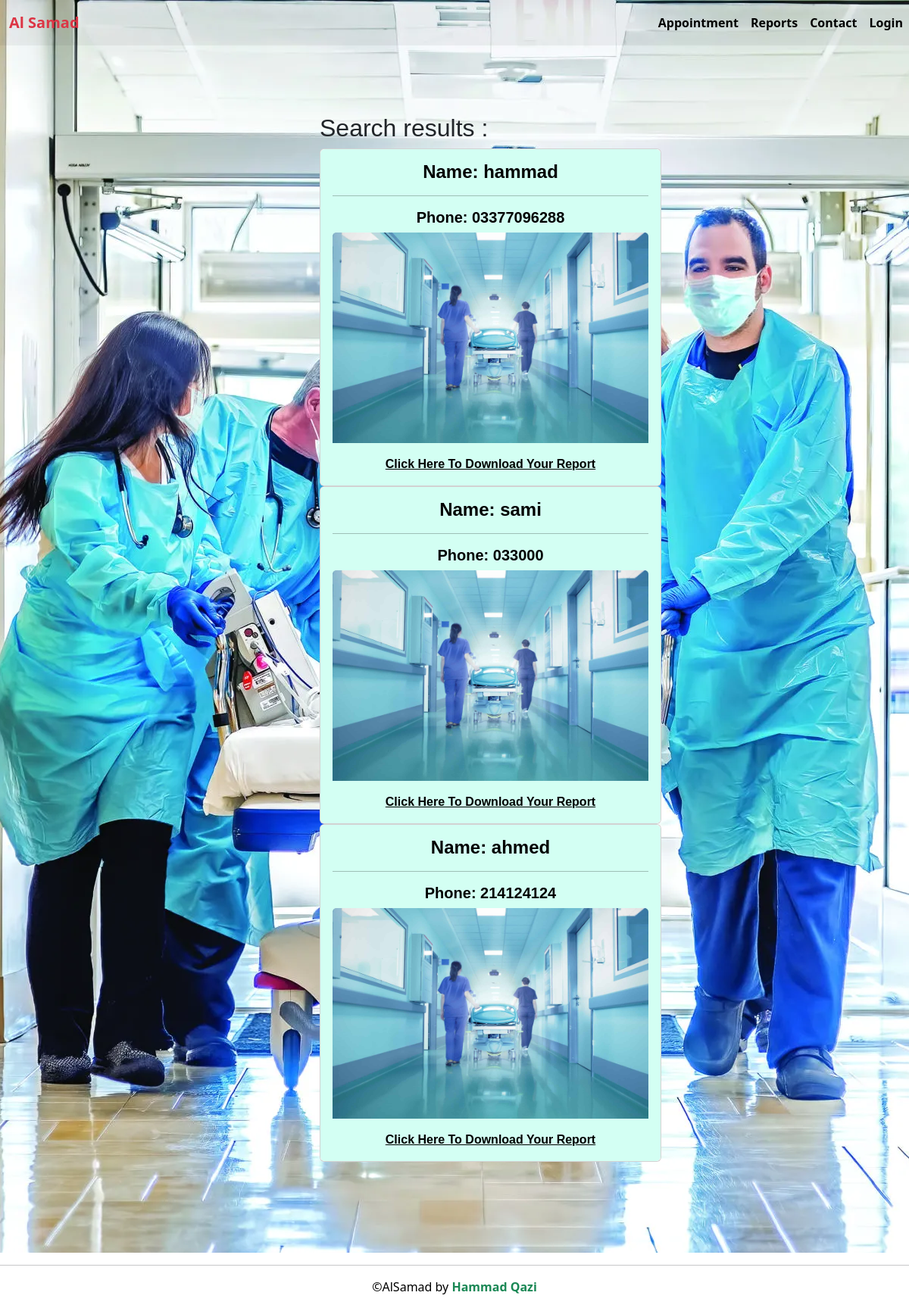
/search_results, run on the app's committed database.
### doctor/models.py (models this page shows, shortened)
class report(models.Model):
    username = models.CharField(max_length=50)
    phone = models.CharField(max_length=50)
    pdf = models.FileField(null=True)

### doctor/views.py (the view)
# urls.py: path("search_results", views.searchResults, name="search_results"),
def searchResults(request):
    query = request.GET.get('query')
    if not query :
        query = ""
    allPosts = report.objects.filter(username__icontains=query)
    params = {"allPosts": allPosts, "query": query}
    return render(request, "search.html",  params)

### doctor/context_processors.py (called while the page is built)
def get_notification(request):
    count = Appointment.objects.filter(accepted=False).count()
    data = {
        "count":count
    }
    return data

### templates/search.html (shortened to what this page needs)
{% extends 'base.html' %}
{% load static %}
{% block cta %}
<div class="container hero">
  <div class="row justify-content-center">
      <div class="col-12 col-lg-6 col-xl-5 offset-xl-1">
    <h2 style="margin-top:150px;">Search results : </h2>
    {% for post in allPosts  %}
    <div class="card" style="
    text-align: center;
">
        <div class="card-body" style="
        background-color: #cbfff1d4;
        color: black;
        border-radius: inherit;
    ">
          <h4 class="card-title" style="
          font-family: inherit;
          font-weight: bold;
      ">Name: {{post.username}}</h4>
      <hr>
          <h5 class="card-title" style="
          font-family: inherit;
          color:black;
          font-weight: bold;
      ">Phone: {{post.phone}}</h5>
          <img src="{% static 'img/fimg2.jpg' %}" class="card-img-top mb-3" alt="...">
          <a href="{{post.pdf.url}}" style="
          color: black;
          font-weight: bold;
      " download>Click Here To Download Your Report</a>
        </div>
      </div>
        {% endfor %}
      </div>
    </div>
</div>
{% endblock cta %}

### templates/base.html (shortened to what this page needs)
{% load static %}
<!DOCTYPE html>
<html lang="en">
<head>
  <link rel="stylesheet" href="https://cdnjs.cloudflare.com/ajax/libs/font-awesome/5.15.3/css/all.min.css" />
  <link rel="stylesheet" href="{% static 'css/styles.css' %}" />
  <link href="{% static 'css/bootstrap.min.css' %}" rel="stylesheet">
  <link href="https://cdn.jsdelivr.net/npm/bootstrap@5.3.0-alpha2/dist/css/bootstrap.min.css" rel="stylesheet">
</head>
<body>
    <nav class=".navbar-expand{-sm|-md|-lg|-xl} navbar navbar-expand-lg navigation-clean-search fixed-top" style="
    background-color:  #0000000d;">
    <div class="container-fluid">
        <a class="navbar-brand hover-underline-animation font-weight-bold text-danger" href="{% url 'home' %}">Al Samad</a>
        </div>
        <div class="collapse navbar-collapse" id="navbarSupportedContent">
            <ul class="navbar-nav me-auto mb-2 mb-lg-0 text-danger">
                    {% if user.is_authenticated %}
                    <li class="nav-item hovie" role="presentation">
                        <a class="nav-link active hover-underline-animation" href="make-an-appointment" style="
                        color: black;
                        font-weight: bold;" data-toggle="collapse" data-target=".navbar-collapse">Appointment</a>
                    </li>
                    {% else %}
                        <li class="nav-item hovie" role="presentation">
                            <a class="nav-link active hover-underline-animation" href="login" style="
                            color: black;
                            font-weight: bold;">Appointment</a>
                        </li>
                    {% endif %}
                    <li class="nav-item hovie" role="presentation">
                        <a class="nav-link active hover-underline-animation" href="online-reporting"style="
                        color: black;
                        font-weight: bold;">Reports</a>
                    </li>
                    <li class="nav-item hovie" role="presentation">
                        <a class="nav-link active hover-underline-animation" href="contact" style="
                        color: black;
                        font-weight: bold;">Contact</a>
                    </li>
                {% if user.is_authenticated %}
                <li class="nav-item" role="presentation">
                    <a class="nav-link active hover-underline-animation" href="handelLogout" style="
                    color: black;
                    font-weight: bold;" data-toggle="collapse" data-target=".navbar-collapse">Logout</a>
                </li>
                {% else %}
                <li class="nav-item" role="presentation">
                    <a class="nav-link active hover-underline-animation" href="login" style="
                    color: black;
                    font-weight: bold;" data-toggle="collapse" data-target=".navbar-collapse">Login</a>
                </li>
            {% endif %}
                </ul>
            </div>
      </nav>
  <div class="header" style="
  background: rgb(177, 177, 177) url('../static/img/fimg4.webp') no-repeat fixed center top;
  ">
   {% block cta %}{% endblock cta %}
</div>
<hr>
    <footer class=" text-white-50 mt-3" style="
text-align: center;
">
    <p style="color:black;">©AlSamad by <a href="https://www.linkedin.com/in/h4mmxd/" class="text-success" style="
        color: green;
        font-weight: bold;
        text-decoration:none;">Hammad Qazi</a>
</body>
</html>

### static/css/styles.css (style rules this page uses)
.hover-underline-animation { display: inline-block; position: relative; color: #000000; }
.hover-underline-animation:after { content: ''; position: absolute; width: 100%; transform: scaleX(0); height: 2px; bottom: 0; left: 0; background-color: #000000; transform-origin: bottom right; transition: transform 0.25s ease-out; }
.header { background: rgb(177, 177, 177) url("img/header.png") no-repeat fixed center; min-height: 690px; font-family:'Source Sans Pro', sans-serif; }
@media (min-width:768px) { .header { padding-bottom:120px; } }
.header .hero { text-align:center; }
@media (min-width:768px) { .header .hero { text-align:left; } }
@media (min-width: 768px) { .navbar-nav>li>a { padding-top: 10px; padding-bottom: 10px; } }

### data on the page
report: username "hammad", phone "03377096288"
report: username "sami", phone "033000"
report: username "ahmed", phone "214124124"
